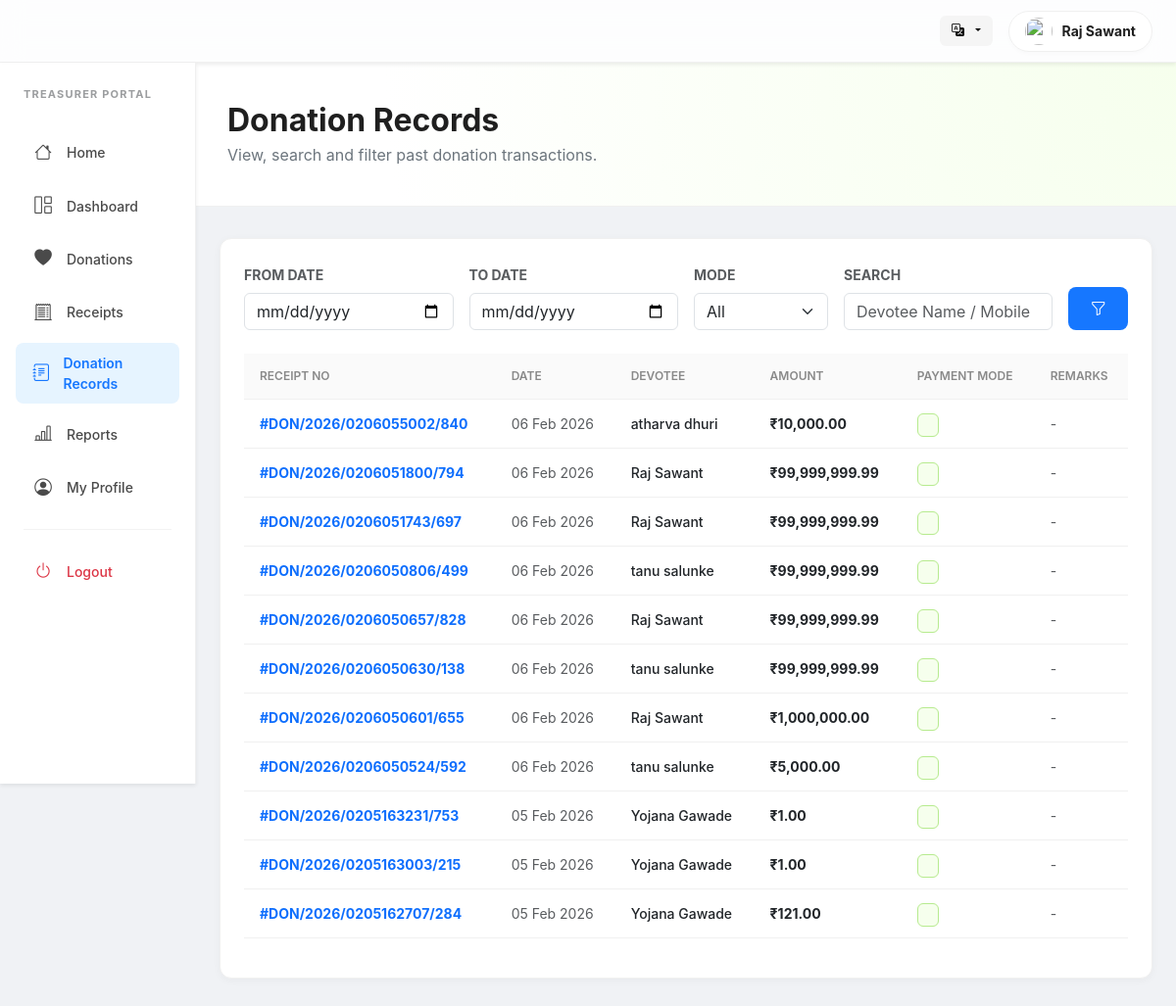
Page /users/treasurer/donation_records.php (signed in) on the committed database.
### tables this page shows
CREATE TABLE `payments` (
  `id` int(11) NOT NULL,
  `receipt_id` int(11) DEFAULT NULL,
  `user_id` int(11) DEFAULT NULL,
  `donor_name` varchar(100) DEFAULT NULL,
  `amount` decimal(10,2) NOT NULL,
  `note` text DEFAULT NULL,
  `payment_method` enum('upi','cash','card','netbanking') NOT NULL,
  `transaction_ref` varchar(100) DEFAULT NULL,
  `status` enum('pending','success','failed') DEFAULT 'pending',
  `created_at` timestamp NOT NULL DEFAULT current_timestamp()
);

CREATE TABLE `receipt` (
  `id` int(11) NOT NULL,
  `user_id` int(11) DEFAULT NULL,
  `receipt_no` varchar(50) DEFAULT NULL,
  `purpose` enum('donation','pooja','contribution') NOT NULL,
  `amount` decimal(10,2) NOT NULL DEFAULT 0.00,
  `source_table` varchar(50) NOT NULL,
  `issued_on` datetime DEFAULT current_timestamp(),
  `created_at` timestamp NOT NULL DEFAULT current_timestamp()
);

### includes/lang.php (called while the page is built, shortened)
<?php
$lang = $_SESSION['lang']
    ?? $_COOKIE['lang']
    ?? 'en';

### includes/user_avatar.php (called while the page is built, shortened)
<?php
function get_user_avatar_url(string $uploadsPrefix = ''): string
{
    $name = trim($_SESSION['user_name'] ?? 'User');
    $photo = $_SESSION['user_photo'] ?? '';
    if (!empty($photo)) {
        $prefix = $uploadsPrefix;
        return $prefix . 'uploads/users/' . basename($photo);
    }
    return 'https://ui-avatars.com/api/?name=' . urlencode($name ?: 'User') . '&background=random';
}

### users/treasurer/donation_records.php (the view, shortened to what this page needs)
<?php
require __DIR__ . '/../../includes/lang.php';
require __DIR__ . '/../../includes/user_avatar.php';
require __DIR__ . '/../../config/db.php';
$loggedInUserPhoto = get_user_avatar_url('../../');
$whereClause = "WHERE p.status = 'success'";
$records = [];
if ($con) {
    $query = "
        SELECT
            p.id,
            p.amount,
            p.payment_method,
            p.created_at,
            r.receipt_no,
            COALESCE(u.first_name, 'Guest') as devotee_name,
            u.last_name
        FROM payments p
        LEFT JOIN receipt r ON r.id = p.receipt_id
        LEFT JOIN users u ON u.id = p.user_id
        $whereClause
        ORDER BY p.created_at DESC
        LIMIT 50
    ";
    $result = mysqli_query($con, $query);
    while ($row = mysqli_fetch_assoc($result)) {
        $records[] = $row;
    }
}
?>
<!DOCTYPE html>
<html lang="<?= $lang ?>">
<head>
    <link href="https://cdn.jsdelivr.net/npm/bootstrap@5.3.0/dist/css/bootstrap.min.css" rel="stylesheet">
    <link rel="stylesheet" href="https://cdn.jsdelivr.net/npm/bootstrap-icons@1.10.5/font/bootstrap-icons.css">
</head>
<body>
    <header class="ant-header shadow-sm">
        <div class="container-fluid px-4 d-flex align-items-center justify-content-between">
            <div class="d-flex align-items-center gap-3">
                <div class="dropdown">
                    <button class="lang-btn dropdown-toggle" type="button" data-bs-toggle="dropdown">
                        <i class="bi bi-translate me-1"></i>
                    </button>
                </div>
                <div class="user-pill">
                    <img src="<?= htmlspecialchars($loggedInUserPhoto) ?>" class="rounded-circle" width="28" height="28"
                        style="object-fit: cover;">
                    <span
                        class="small fw-bold d-none d-md-inline"><?= htmlspecialchars($_SESSION['user_name']) ?></span>
                </div>
            </div>
        </div>
    </header>
    <div class="container-fluid">
        <div class="row">
            <?php include 'sidebar.php'; ?>
            <main class="col-lg-10 p-0">
                <div class="dashboard-hero">
                    <h2 class="fw-bold mb-1">Donation Records</h2>
                    <p class="text-secondary mb-0">
                        View, search and filter past donation transactions.
                    </p>
                </div>
                <div class="px-4 pb-5">
                    <div class="ant-card p-4">
                        <form method="GET" class="row g-3 mb-4">
                            <div class="col-md-3">
                                <label class="form-label small text-muted text-uppercase fw-bold">From Date</label>
                                <input type="date" name="from_date" class="form-control"
                                    value="<?= htmlspecialchars($_GET['from_date'] ?? '') ?>">
                            </div>
                            <div class="col-md-3">
                                <label class="form-label small text-muted text-uppercase fw-bold">To Date</label>
                                <input type="date" name="to_date" class="form-control"
                                    value="<?= htmlspecialchars($_GET['to_date'] ?? '') ?>">
                            </div>
                            <div class="col-md-2">
                                <label class="form-label small text-muted text-uppercase fw-bold">Mode</label>
                                <select name="payment_mode" class="form-select">
                                    <option value="">All</option>
                                </select>
                            </div>
                            <div class="col-md-3">
                                <label class="form-label small text-muted text-uppercase fw-bold">Search</label>
                                <input type="text" name="devotee" class="form-control"
                                    placeholder="Devotee Name / Mobile"
                                    value="<?= htmlspecialchars($_GET['devotee'] ?? '') ?>">
                            </div>
                            <div class="col-md-1 d-flex align-items-end">
                                <button class="btn btn-primary w-100">
                                    <i class="bi bi-funnel"></i>
                                </button>
                            </div>
                        </form>
                        <div class="table-responsive">
                            <table class="table ant-table align-middle">
                                <thead>
                                    <tr>
                                        <th>Receipt No</th>
                                        <th>Date</th>
                                        <th>Devotee</th>
                                        <th>Amount</th>
                                        <th>Payment Mode</th>
                                        <th>Remarks</th>
                                    </tr>
                                </thead>
                                <tbody>
                                    <?php if (!empty($records)): ?>
                                        <?php foreach ($records as $r):
                                            $badgeClass = 'badge-cash';
                                            ?>
                                            <tr>
                                                <td class="fw-bold text-primary">
                                                    #<?= htmlspecialchars($r['receipt_no'] ?? '-') ?>
                                                </td>
                                                <td class="text-muted small">
                                                    <?= date('d M Y', strtotime($r['created_at'])) ?>
                                                </td>
                                                <td>
                                                    <div class="fw-medium text-dark">
                                                        <?= htmlspecialchars($r['devotee_name'] . ' ' . ($r['last_name'] ?? '')) ?>
                                                    </div>
                                                </td>
                                                <td class="fw-bold">₹<?= number_format($r['amount'], 2) ?></td>
                                                <td>
                                                    <span class="badge-soft <?= $badgeClass ?>">
                                                    </span>
                                                </td>
                                                <td class="text-muted small">
                                                    <?= htmlspecialchars($r['description'] ?? '-') ?>
                                                </td>
                                            </tr>
                                        <?php endforeach; ?>
                                    <?php endif; ?>
                                </tbody>
                            </table>
                        </div>
                    </div>
                </div>
            </main>
        </div>
    </div>
</body>
</html>

### css/sidebar.css (style rules this page uses)
:root { --sb-width: 280px; --sb-bg: #ffffff; --sb-hover-bg: #f3f3f3; --sb-active-bg: #e6f4ff; --sb-active-text: #1677ff; --sb-text: #4a4a4a; --sb-text-hover: #000000; --sb-border-color: #f0f0f0; --sb-radius: 8px; --sb-transition: all 0.25s ease-in-out; --sb-top-offset: 0px; }

### users/treasurer/donation_records.php (style rules this page uses)
:root { --ant-primary: #1677ff; --ant-primary-hover: #4096ff; --ant-bg-layout: #f0f2f5; --ant-border-color: #f0f0f0; --ant-text: rgba(0, 0, 0, 0.88); --ant-text-sec: rgba(0, 0, 0, 0.45); --ant-radius: 12px; --ant-shadow: 0 6px 16px 0 rgba(0, 0, 0, 0.08); --tr-active-text: #52c41a; --tr-active-bg: #f6ffed; }
body { font-family: -apple-system, BlinkMacSystemFont, 'Segoe UI', Roboto, sans-serif; background-color: var(--ant-bg-layout); color: var(--ant-text); -webkit-user-select: none; user-select: none; }
input, textarea, select { -webkit-user-select: text; user-select: text; }
.ant-header { background: rgba(255, 255, 255, 0.85); backdrop-filter: blur(12px); height: 64px; display: flex; align-items: center; border-bottom: 1px solid var(--ant-border-color); position: sticky; top: 0; z-index: 1000; }
.user-pill { background: #fff; padding: 6px 16px; border-radius: 50px; border: 1px solid var(--ant-border-color); display: flex; align-items: center; gap: 10px; box-shadow: 0 2px 4px rgba(0, 0, 0, 0.02); }
.lang-btn { border: none; background: #f5f5f5; font-size: 13px; font-weight: 600; padding: 6px 12px; border-radius: 6px; transition: 0.2s; }
.dashboard-hero { background: radial-gradient(circle at top right, #f6ffed 0%, #ffffff 80%); padding: 40px 32px; border-bottom: 1px solid var(--ant-border-color); margin-bottom: 32px; }
.ant-card { background: #fff; border: 1px solid var(--ant-border-color); border-radius: var(--ant-radius); box-shadow: 0 2px 8px rgba(0, 0, 0, 0.04); }
.ant-table th { background: #fafafa; font-weight: 600; padding: 14px 16px; font-size: 12px; color: var(--ant-text-sec); text-transform: uppercase; border-bottom: 1px solid var(--ant-border-color); }
.ant-table td { padding: 14px 16px; border-bottom: 1px solid var(--ant-border-color); vertical-align: middle; font-size: 14px; }
.badge-soft { padding: 4px 10px; border-radius: 6px; font-size: 11px; font-weight: 600; text-transform: capitalize; }
.badge-cash { background: #f6ffed; color: #52c41a; border: 1px solid #b7eb8f; }
.btn-primary { background: var(--ant-primary); border: none; border-radius: 8px; padding: 10px 20px; transition: 0.2s; }

### users/treasurer/sidebar.php (style rules this page uses)
:root { --sb-top-offset: 64px; }

### rows in the picture
payments: receipt.receipt_no "DON/2026/0206055002/840", created_at "06 Feb 2026", last_name "atharva dhuri", amount "10,000.00", description "-"
payments: receipt.receipt_no "DON/2026/0206051800/794", created_at "06 Feb 2026", last_name "Raj Sawant", amount "99,999,999.99", description "-"
payments: receipt.receipt_no "DON/2026/0206051743/697", created_at "06 Feb 2026", last_name "Raj Sawant", amount "99,999,999.99", description "-"
payments: receipt.receipt_no "DON/2026/0206050806/499", created_at "06 Feb 2026", last_name "tanu salunke", amount "99,999,999.99", description "-"
payments: receipt.receipt_no "DON/2026/0206050657/828", created_at "06 Feb 2026", last_name "Raj Sawant", amount "99,999,999.99", description "-"
payments: receipt.receipt_no "DON/2026/0206050630/138", created_at "06 Feb 2026", last_name "tanu salunke", amount "99,999,999.99", description "-"
payments: receipt.receipt_no "DON/2026/0206050601/655", created_at "06 Feb 2026", last_name "Raj Sawant", amount "1,000,000.00", description "-"
payments: receipt.receipt_no "DON/2026/0206050524/592", created_at "06 Feb 2026", last_name "tanu salunke", amount "5,000.00", description "-"
payments: receipt.receipt_no "DON/2026/0205163231/753", created_at "05 Feb 2026", last_name "Yojana Gawade", amount "1.00", description "-"
payments: receipt.receipt_no "DON/2026/0205163003/215", created_at "05 Feb 2026", last_name "Yojana Gawade", amount "1.00", description "-"
payments: receipt.receipt_no "DON/2026/0205162707/284", created_at "05 Feb 2026", last_name "Yojana Gawade", amount "121.00", description "-"

### other values in the picture
$_SESSION['user_name'] "Raj Sawant"
$t['home'] "Home"
$t['logout'] "Logout"
